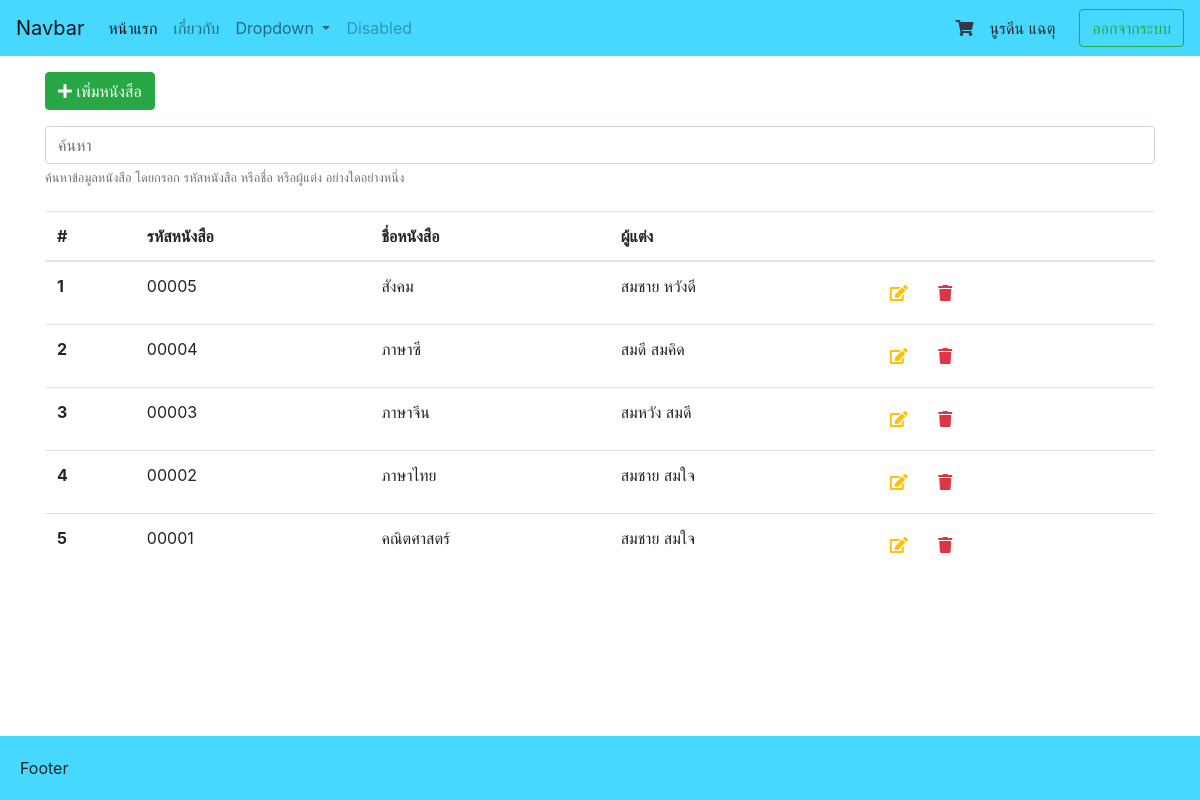
The app's page / (signed in) with its own data.
### tables this page shows
CREATE TABLE `member` (
  `member_id` int(11) NOT NULL,
  `member_name` varchar(255) NOT NULL,
  `member_lname` varchar(255) NOT NULL,
  `username` varchar(255) NOT NULL,
  `password` varchar(255) NOT NULL
);

CREATE TABLE `book` (
  `book_id` varchar(5) NOT NULL,
  `book_name` varchar(255) NOT NULL,
  `book_desc` text NOT NULL,
  `book_auth` varchar(255) NOT NULL
);

### config/class.database.php (called while the page is built, shortened)
<?php
	class Database
	{
		var $host = null;
		var $user = null;
		var $pass = null;
		var $dbname = null;
		var $conn = null;
		public function __construct($host,$user,$pass,$dbname,$charset="UTF8")
		{
			$this->host = $host;
			$this->user = $user;
			$this->pass = $pass;
			$this->dbname = $dbname;
			$this->charset = $charset;
		}
		private function Connect()
		{
			$host = $this->host;
			$user = $this->user;
			$pass = $this->pass;
			$dbname = $this->dbname;
			$this->conn = @new mysqli( $host , $user , $pass, $dbname );
		}
		public function Query($sql)
		{
			return $this->conn->query($sql);
		}
		public function QueryObj($sql)
		{
			$obj = array();
			$result = $this->Query($sql);
			while($row = $result->fetch_assoc())
			{
				$obj[] = $row;
			}
			return $obj;
		}
	}

### config/autoload.php (called while the page is built, shortened)
<?php
	include_once("class.database.php");
	$DATABASE = new Database(host, user, pass, dbname);
	if( isset($_SESSION["username"]) ) {
		$sql = "SELECT * FROM member WHERE username='".$_SESSION["username"]."' ";
		$rs = $DATABASE->QueryObj($sql);
		$MEMBER = $rs[0];
	} else {
		$MEMBER = null;
	}

### pages/home/view.php (the view, shortened to what this page needs)
<?php
    $search = @$_GET["search"];
    $condition = "";
    if($search=="") {
        $condition = "";
    } else {
        $condition = "
            WHERE book_id='".$search."'
                OR book_name LIKE '%".$search."%'
                OR book_auth LIKE '%".$search."%'
        ";
    }
    $sql = "
        SELECT *
        FROM book
        ".$condition."
        ORDER BY book_id DESC
    ";
    $rs = $DATABASE->QueryObj($sql);
?>
<link rel="stylesheet" href="pages/<?php echo $page; ?>/view.css">
<a href="./?page=book-add" class="btn btn-success mb-3 mt-3"><i class="fas fa-plus"></i> เพิ่มหนังสือ</a>
<form action="" method="get" class="mb-4">
    <input type="text" class="form-control" name="search" value="<?php echo $search; ?>" placeholder="ค้นหา">
    <small class="form-text text-muted">ค้นหาข้อมูลหนังสือ โดยกรอก รหัสหนังสือ หรือชื่อ หรือผู้แต่ง
        อย่างใดอย่างหนึ่ง</small>
</form>
<table class="table">
    <thead>
        <tr>
            <th scope="col">#</th>
            <th scope="col">รหัสหนังสือ</th>
            <th scope="col">ชื่อหนังสือ</th>
            <th scope="col">ผู้แต่ง</th>
            <th></th>
        </tr>
    </thead>
    <tbody>
        <?php
            if( sizeof($rs)>0 ) {
                $count = 1;
                foreach($rs as $row) {
                    echo '
                        <tr>
                            <th scope="row">'.$count.'</th>
                            <td>'.$row["book_id"].'</td>
                            <td>'.$row["book_name"].'</td>
                            <td>'.$row["book_auth"].'</td>
                            <td>
                                <a class="btn btn-link text-warning" href="./?page=book-edit&book_id='.$row["book_id"].'">
                                    <i class="fas fa-edit"></i>
                                </a>
                                <button class="btn btn-link text-danger btn-del" data-id="'.$row["book_id"].'">
                                    <i class="fas fa-trash"></i>
                                </button>
                            </td>
                        </tr>
                    ';
                    $count++;
                }
            } else {
                echo '
                    <tr>
                        <th colspan="5" class="text-center">ไม่พบข้อมูล</th>
                    </tr>
                ';
            }
        ?>
    </tbody>
</table>

### index.php (shortened to what this page needs)
<?php
    include("config/autoload.php");
    $page = ( isset($_GET["page"]) ) ? $_GET["page"] : "home";
?>
<!doctype html>
<html lang="en">
<head>
    <link rel="stylesheet" href="assets/bootstrap/css/bootstrap.min.css">
    <link rel="stylesheet" href="assets/fontawesome/css/all.min.css">
    <link rel="stylesheet" href="assets/index.css">
</head>
<body>
    <nav class="navbar navbar-expand-lg navbar-light" style="background-color: #46d8ff;">
        <a class="navbar-brand" href="./">Navbar</a>
        <div class="collapse navbar-collapse" id="navbarSupportedContent">
            <ul class="navbar-nav mr-auto">
                <li class="nav-item active">
                    <a class="nav-link" href="./">หน้าแรก <span class="sr-only">(current)</span></a>
                </li>
                <li class="nav-item">
                    <a class="nav-link" href="./?page=about">เกี่ยวกับ</a>
                </li>
                <li class="nav-item dropdown">
                    <a class="nav-link dropdown-toggle" href="#" id="navbarDropdown" role="button"
                        data-toggle="dropdown" aria-haspopup="true" aria-expanded="false">
                        Dropdown
                    </a>
                </li>
                <li class="nav-item">
                    <a class="nav-link disabled" href="#" tabindex="-1" aria-disabled="true">Disabled</a>
                </li>
            </ul>
            <form class="form-inline my-2 my-lg-0">
                <a href="./?page=cart" class="text-dark cart">
                    <i class="fas fa-shopping-cart mr-3"></i>
                </a>
                <div class="mr-4"><?php echo $MEMBER["member_name"]; ?> <?php echo $MEMBER["member_lname"]; ?></div>
                <a href="logout.php" class="btn btn-outline-success my-2 my-sm-0">ออกจากระบบ</a>
            </form>
        </div>
    </nav>
    <div class="container">
        <?php
            include("pages/".$page."/view.php");
        ?>
    </div>
    <div class="footer">
        Footer
    </div>
</body>
</html>

### assets/index.css (style rules this page uses)
html { position: relative; min-height: 100%; }
body { padding-bottom: 64px; }
.footer { background-color: #46d8ff; padding: 20px; bottom: 0; position: absolute; width: 100%; }
.cart { position: relative; }

### records on screen
member: member_name "นูรดีน", member_lname "แฉตุ"
book: book_id "00005", book_name "สังคม", book_auth "สมชาย หวังดี"
book: book_id "00004", book_name "ภาษาซี", book_auth "สมดี สมคิด"
book: book_id "00003", book_name "ภาษาจีน", book_auth "สมหวัง สมดี"
book: book_id "00002", book_name "ภาษาไทย", book_auth "สมชาย สมใจ"
book: book_id "00001", book_name "คณิตศาสตร์", book_auth "สมชาย สมใจ"
